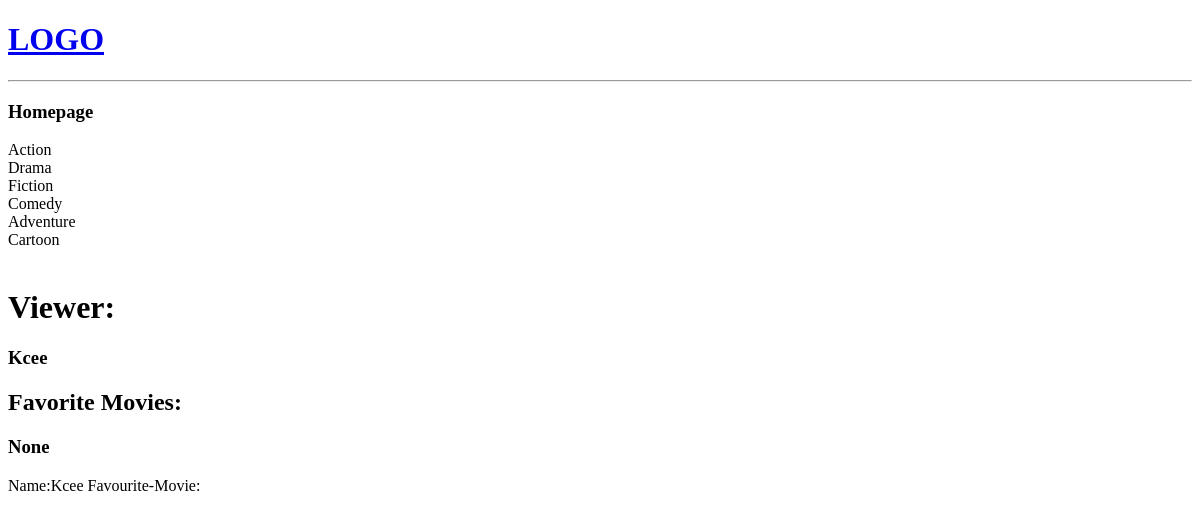
Before: / with the older database file.
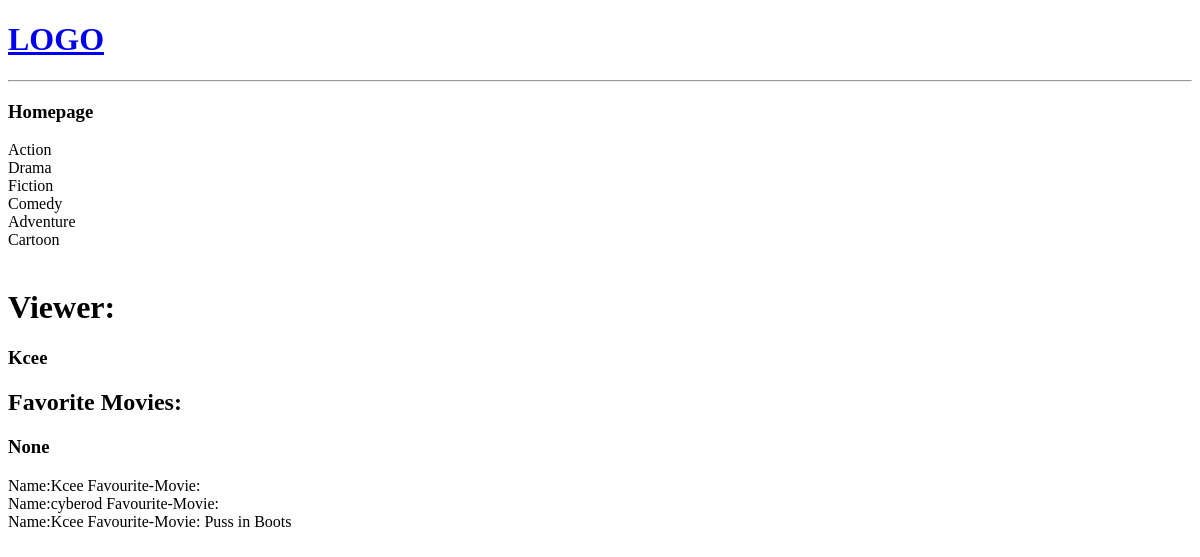
After: the same page with the newer database file.
### cinema/models.py (models this page shows, shortened)
class Genre(models.Model):
    name = models.CharField(max_length=200, null=True)

class FavouriteMovie(models.Model):
    STATUS = (
        (True, 'favourite'),
        (False, 'not favourite')
        )
    created = models.DateTimeField(auto_now_add=True, null=True)
    owned = models.ForeignKey('Viewer', null=True, on_delete=models.CASCADE)
    movie = models.ForeignKey('Movie', null=True, on_delete=models.CASCADE) # might need to change it to a manytomanykey because i would also want to access the list of favourite movies a user has
    status = models.BooleanField(default=False, choices=STATUS)
    class Meta:
        unique_together = ('owned', 'movie' )

class Viewer(models.Model):
    F_name = models.ForeignKey(User, on_delete=models.CASCADE)
    L_name = models.CharField(max_length=200, null=True)
    phone = models.IntegerField(null=True)
    email = models.CharField(max_length=200, null=True)
    is_favourite = models.ForeignKey('Movie', on_delete=models.SET_NULL, null=True)
    viewer_joined = models.DateTimeField(auto_now_add=True, null=True)
    def __str__(self):
        return self.F_name.username

class Movie(models.Model):
    title = models.CharField(max_length=200, null=True)
    description = models.TextField(null=True)
    genre = models.ManyToManyField(Genre)
    release_date = models.DateField(null=True)

### cinema/views.py (the view)
# urls.py: path('', views.home, name='home'),
def home(request):
    genres = Genre.objects.all()
    favourited = FavouriteMovie.objects.all()
    viewer_name = Viewer.objects.all()
    context = {'genres': genres, 'favourited': favourited, 'viewer_name': viewer_name}
    return render(request, 'cinema/home.html', context)

### cinema/templates/cinema/home.html (shortened to what this page needs)
<!DOCTYPE html>
<html lang="en">
<head>
</head>
<body>
    <a href="/"><h1>LOGO</h1></a>
    <hr>
    <h3>Homepage</h3>
    <div>
        <div>
            {% for genre in genres %}
                {{genre.name}}<br>
            {% endfor %}
            <br>
            {% for favouritee in favourited %}
            <div><h1>Viewer: <h3>{{ favouritee.owned }}</h3> </h1></div>
            <h2>Favorite Movies: <h3>{{favouritee.owned.is_favourite}}</h3></h2>
            {% endfor %}
            {% for viewee in viewer_name %}
            <div>Name:{{viewee.F_name}} Favourite-Movie: {{viewee.is_favourite.title}}</div>
            {% endfor %}
        </div>
    </div>
</body>
</html>

Changed rows visible on the page:
added Viewer: F_name "cyberod"
added Viewer: F_name "Kcee", is_favourite "Puss in Boots"
